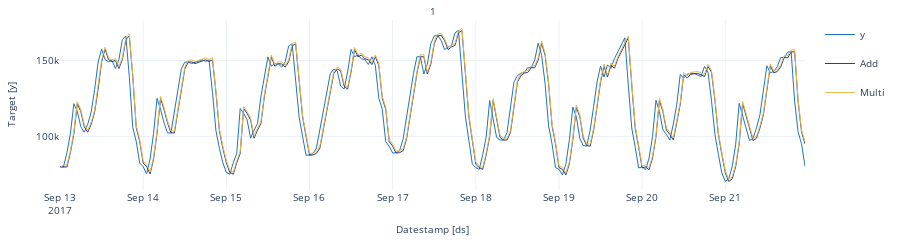

Notebook source saved alongside this figure:
### Code cell
StatsForecast.plot(values)

### Figure 1 — Plotly figure (JSON) as saved in the notebook; plotly's stock layout.template omitted (floating-point values rounded to 4 significant figures; data arrays with more than 128 entries replaced by an {"elided": "..."} marker saying what was removed)
{"data": [{"legendgroup": "y", "line": {"color": "#1f77b4", "width": 1}, "mode": "lines", "name": "y", "showlegend": true, "type": "scatter", "x": {"elided": "216 str values"}, "xaxis": "x", "y": {"elided": "216 int values"}, "yaxis": "y"}, {"legendgroup": "Add", "line": {"color": "#393b79", "width": 1}, "mode": "lines", "name": "Add", "showlegend": true, "type": "scatter", "x": {"elided": "216 str values"}, "xaxis": "x", "y": {"elided": "216 float values"}, "yaxis": "y"}, {"legendgroup": "Multi", "line": {"color": "#e7ba52", "width": 1}, "mode": "lines", "name": "Multi", "showlegend": true, "type": "scatter", "x": {"elided": "216 str values"}, "xaxis": "x", "y": {"elided": "216 float values"}, "yaxis": "y"}], "layout": {"annotations": [{"font": {"size": 10}, "showarrow": false, "text": "1", "x": 0.5, "xanchor": "center", "xref": "paper", "y": 1, "yanchor": "bottom", "yref": "paper"}, {"font": {"size": 10}, "showarrow": false, "text": "Datestamp [ds]", "x": 0.5, "xanchor": "center", "xref": "paper", "y": 0, "yanchor": "top", "yref": "paper", "yshift": -30}, {"font": {"size": 10}, "showarrow": false, "text": "Target [y]", "textangle": -90, "x": 0, "xanchor": "right", "xref": "paper", "xshift": -40, "y": 0.5, "yanchor": "middle", "yref": "paper"}], "autosize": true, "font": {"size": 10}, "height": 150, "margin": {"b": 50, "l": 60, "r": 10, "t": 20}, "xaxis": {"anchor": "y", "domain": [0, 1], "showticklabels": true, "visible": true}, "yaxis": {"anchor": "x", "domain": [0, 1]}}}
